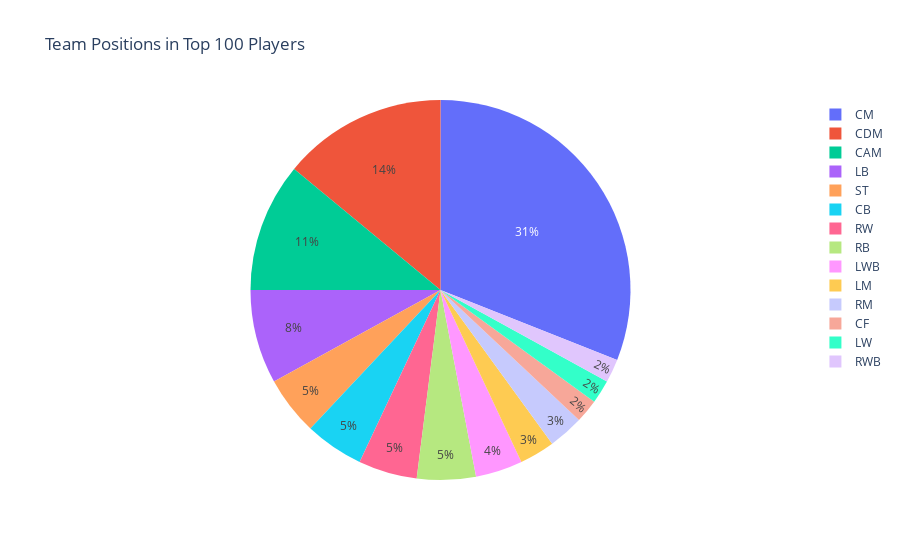

Write notebook code for a chart like this one.
### Code cell
fig = px.pie(fifa20.head(100),names='Best Position',title='Team Positions in Top 100 Players')
fig.show()

### Figure 1 — Plotly figure (JSON) as saved in the notebook; plotly's stock layout.template omitted (floating-point values rounded to 4 significant figures)
{"data": [{"domain": {"x": [0, 1], "y": [0, 1]}, "hovertemplate": "Best Position=%{label}<extra></extra>", "labels": ["ST", "CF", "CAM", "CAM", "LB", "LWB", "CM", "CDM", "CB", "CB", "CM", "RW", "CM", "LB", "RB", "CDM", "LB", "CM", "LB", "RW", "CB", "ST", "CAM", "CF", "CDM", "CB", "LB", "LM", "RB", "CDM", "RW", "CDM", "CM", "CAM", "CM", "LW", "RM", "CB", "CM", "CM", "CM", "CM", "CDM", "RW", "CM", "CM", "RWB", "CM", "CAM", "RB", "CDM", "RM", "CDM", "CM", "RB", "LB", "LWB", "CM", "RM", "CM", "LB", "CM", "LW", "RWB", "CDM", "CM", "CAM", "CAM", "CM", "ST", "CM", "ST", "CAM", "CM", "LM", "CM", "RW", "ST", "CAM", "CM", "CM", "CM", "CAM", "CDM", "CM", "CM", "CM", "RB", "CDM", "CDM", "CDM", "LM", "CM", "LWB", "LWB", "CM", "CM", "CAM", "LB", "CDM"], "legendgroup": "", "name": "", "showlegend": true, "type": "pie"}], "layout": {"legend": {"tracegroupgap": 0}, "title": {"text": "Team Positions in Top 100 Players"}}}
